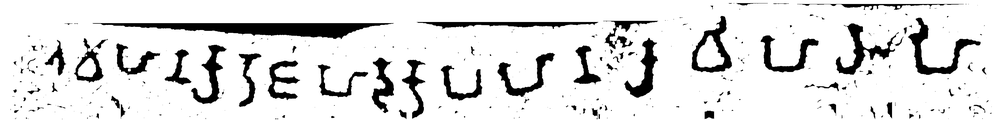
#> input picture data/module-1/images/cleaned_image.png, 1000 x 120 px, shrunk from 3501 x 420 before the run, found by its file name
$ python largerthansaved.py
#> lines starting #> are read from the running program, lines starting #| are printed output that depends on the picture; after the words box and inside, x2 and y2 are one past the last pixel; in counts of white or black regions, pixels touching at a corner belong together
import cv2 as cv
import numpy as np
import matplotlib.pyplot as plt
import os
from scipy.interpolate import splprep, splev

# Load the image in grayscale
image = cv.imread("./data/module-1/images/cleaned_image.png")
#> image is the input picture: shape (120, 1000, 3); min 0, max 255, mean 224
gray = cv.cvtColor(image, cv.COLOR_BGR2GRAY)

# Apply Noise Reduction & Thresholding
denoised = cv.fastNlMeansDenoising(gray, None, 30, 7, 21)
bilateral_filtered = cv.bilateralFilter(denoised, 9, 75, 75)
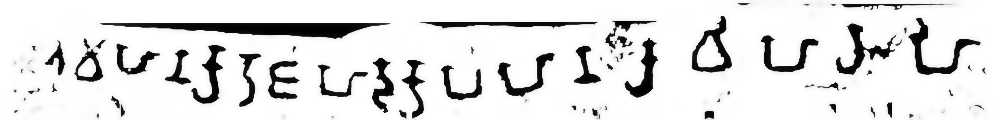
#> bilateral_filtered: shape (120, 1000); min 0, max 255, mean 224.9
_, binary = cv.threshold(bilateral_filtered, 0, 255, cv.THRESH_BINARY + cv.THRESH_OTSU)
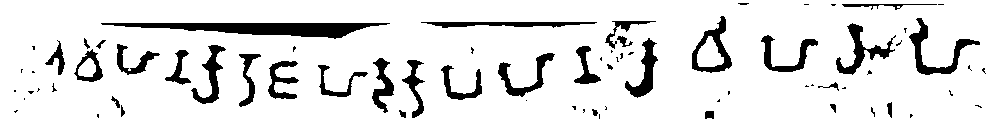
#> binary: shape (120, 1000); 88.3% white; 74 black regions (40 under 20 px), largest, box (x1, y1, x2, y2) and area: (101, 23, 390, 39) 2419, (909, 18, 980, 75) 925, (836, 23, 896, 75) 812

# Invert the binary image
binary_inverted = cv.bitwise_not(binary)

# Apply Dilation to connect broken parts of letters
kernel = np.ones((3, 3), np.uint8)
dilated = cv.dilate(binary_inverted, kernel, iterations=2)
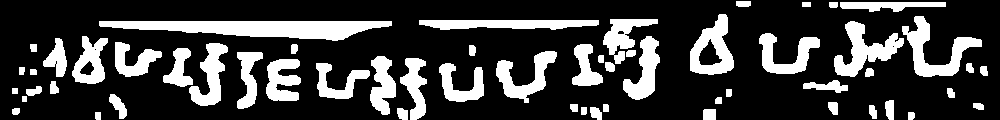
#> dilated: shape (120, 1000); 23.6% white; 58 white regions

# Find contours to detect the region of interest
contours, _ = cv.findContours(dilated, cv.RETR_EXTERNAL, cv.CHAIN_APPROX_SIMPLE)
#> contours = 58 contours; largest, box (x1, y1, x2, y2) and area: (99, 21, 392, 41) 3362, (690, 14, 734, 75) 1673, (902, 16, 982, 77) 1524, (834, 21, 904, 77) 1467, (419, 20, 599, 30) 1244

# Approximate the text baseline curve using the lowest contour points
contour_points = np.vstack([c[:, 0] for c in contours])  # Flatten contours
#> contour_points = 1887 pairs, first value 12 to 987, second value 1 to 119
contour_points = contour_points[contour_points[:, 0].argsort()]  # Sort by X-coordinates

# Fit a B-spline curve to the detected text baseline
tck, u = splprep([contour_points[:, 0], contour_points[:, 1]], s=50)
#> tck = 3 items; u = 1887 values from 0 to 1
new_x, new_y = splev(np.linspace(0, 1, 100), tck)  # Generate smooth curve
#> new_x = 100 values, max 987 at index 99, min 12 at index 0, mean 541.2; new_y = 100 values, max 119 at index 66, min 12.18 at index 85, mean 66.82

# Segment characters along the spline
char_bboxes = []  # Store character bounding boxes
for c in contours:
    x, y, w, h = cv.boundingRect(c)
    char_bboxes.append((x, y, w, h))
#> this loop made 58 passes
#> (x, y, w, h) on passes 1 to 12: (908, 112, 7, 8), (95, 112, 6, 8), (703, 109, 13, 11), (397, 108, 11, 12), (12, 108, 8, 7), (590, 107, 12, 13), (581, 107, 6, 8), (869, 105, 8, 14), (603, 104, 6, 8), (570, 104, 8, 8), (973, 103, 11, 7), (828, 102, 10, 13)
#> (c, x, y, w, h) on passes 15, 19, 57: ([[22, 96], [22, 101], [26, 101], [26, 96]], 22, 96, 5, 6), ([[12, 88], [12, 93], [17, 93], [17, 88]], 12, 88, 6, 6), ([[802, 2], [802, 6], [810, 6], [810, 2]], 802, 2, 9, 5)
#> after the loop, char_bboxes = 58 items, first 6: (908, 112, 7, 8), (95, 112, 6, 8), (703, 109, 13, 11), (397, 108, 11, 12), (12, 108, 8, 7), (590, 107, 12, 13)

# Sort character boxes based on spline alignment
char_bboxes = sorted(char_bboxes, key=lambda b: b[0])  # Sort left to right
#> char_bboxes = 58 items, first 6: (12, 108, 8, 7), (12, 88, 6, 6), (19, 67, 6, 8), (22, 96, 5, 6), (26, 86, 16, 10), (30, 69, 7, 6)

# Ensure output directory exists
output_dir = "cropped_characters"
os.makedirs(output_dir, exist_ok=True)

# Save only characters larger than 34x34
valid_char_bboxes = []
for idx, (x, y, w, h) in enumerate(char_bboxes):
    if w > 37 and h > 37:  # Check if character is larger than 34x34
        char_crop = binary[y:y+h, x:x+w]  # Crop the character region
        filename = os.path.join(output_dir, f"char_{idx+1}.png")
        cv.imwrite(filename, char_crop)
        valid_char_bboxes.append((x, y, w, h))  # Add valid bounding box
#> this loop made 58 passes
#> (x, y, w, h) on passes 1 to 12: (12, 108, 8, 7), (12, 88, 6, 6), (19, 67, 6, 8), (22, 96, 5, 6), (26, 86, 16, 10), (30, 69, 7, 6), (30, 44, 7, 8), (43, 38, 24, 39), (50, 81, 9, 13), (72, 36, 36, 48), (95, 112, 6, 8), (99, 21, 293, 20)
#> after the loop, valid_char_bboxes = [(189, 43, 39, 63), (439, 63, 45, 39), (496, 51, 61, 52), (603, 19, 55, 45), (690, 14, 44, 61), (759, 33, 61, 41), (834, 21, 70, 56), (902, 16, 80, 61)]

# Draw segmentation result
segmented_image = image.copy()
for (x, y, w, h) in valid_char_bboxes:
    cv.rectangle(segmented_image, (x, y), (x + w, y + h), (0, 255, 0), 2)
#> this loop made 8 passes
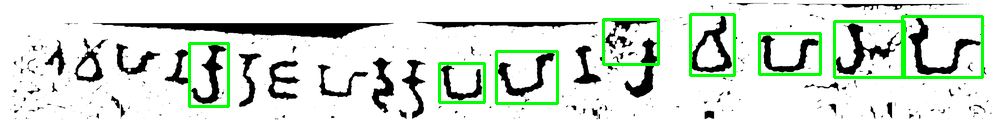
#> segmented_image: shape (120, 1000, 3); 4.28% of pixels changed, all inside (x1, y1, x2, y2) = (188, 13, 984, 108)

# Draw the fitted spline curve
for i in range(len(new_x) - 1):
    cv.line(segmented_image, (int(new_x[i]), int(new_y[i])), (int(new_x[i+1]), int(new_y[i+1])), (255, 0, 0), 2)
#> this loop made 99 passes
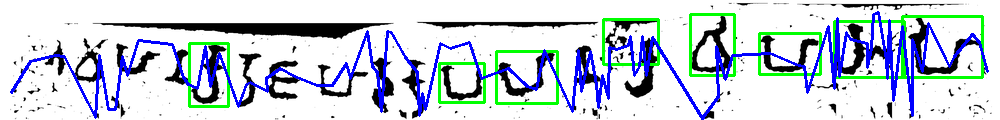
#> segmented_image: shape (120, 1000, 3); 7.56% of pixels changed, all inside (x1, y1, x2, y2) = (10, 11, 989, 120)

# Save and Display Results
cv.imwrite("segmented_characters.png", segmented_image)

plt.figure(figsize=(10, 6))
plt.imshow(cv.cvtColor(segmented_image, cv.COLOR_BGR2RGB))
plt.axis("off")
plt.title("Spline-Based Character Segmentation")
plt.show()

print(f"✅ {len(valid_char_bboxes)} characters were successfully saved in '{output_dir}'")
#| ✅ 8 characters were successfully saved in 'cropped_characters'

$ run again, with data/module-1/images/Testclear.png copied over data/module-1/images/cleaned_image.png
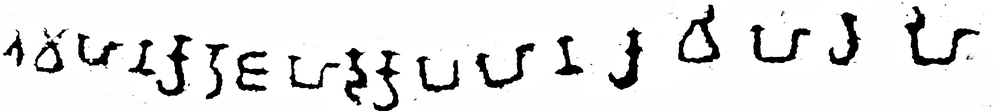
#> input picture data/module-1/images/Testclear.png, 1000 x 111 px, shrunk from 3354 x 372 before the run, found by its file name
#> image is the input picture: shape (111, 1000, 3); mean B, G, R 231, 231, 231
#> binary: shape (111, 1000); 90.8% white; 23 black regions (3 under 20 px), largest, box (x1, y1, x2, y2) and area: (904, 6, 980, 66) 994, (678, 5, 720, 63) 802, (608, 28, 643, 90) 751
#> `dilated = cv.dilate(binary_inverted, kernel, iterations=2)`:
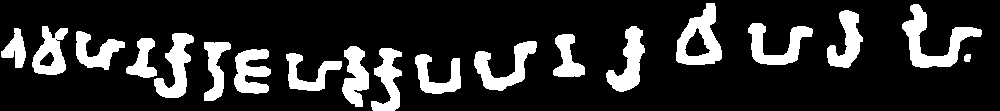
#> dilated: shape (111, 1000); 17.2% white; 19 white regions
#> contours = 19 contours; largest, box (x1, y1, x2, y2) and area: (676, 3, 722, 65) 1784, (902, 4, 982, 68) 1585, (474, 41, 537, 91) 1169, (606, 26, 645, 92) 1143, (154, 33, 194, 98) 1142
#> contour_points = 1312 pairs, first value 1 to 981, second value 3 to 110
#> tck = 3 items; u = 1312 values from 0 to 1
#> new_x = 100 values, max 981 at index 99, min 1 at index 0, mean 453.8; new_y = 100 values, max 95.95 at index 43, min 8.13 at index 90, mean 59.07
#> the loop `for c in contours:` made 19 passes
#> (x, y, w, h) on passes 1 to 8: (964, 54, 7, 8), (415, 54, 46, 40), (286, 53, 56, 38), (234, 49, 37, 45), (371, 48, 31, 63), (342, 46, 27, 61), (204, 42, 27, 59), (474, 41, 63, 50)
#> after the loop `for c in contours:`: char_bboxes = 19 items, first 6: (964, 54, 7, 8), (415, 54, 46, 40), (286, 53, 56, 38), (234, 49, 37, 45), (371, 48, 31, 63), (342, 46, 27, 61)
#> `char_bboxes = sorted(char_bboxes, key=lambda b: b[0])`: char_bboxes = 19 items, first 6: (1, 28, 25, 40), (32, 26, 36, 49), (76, 31, 49, 39), (126, 38, 31, 40), (154, 33, 40, 65), (204, 42, 27, 59)
#> the loop `for idx, (x, y, w, h) in enumerate(char_bboxes):` made 19 passes
#> after the loop `for idx, (x, y, w, h) in enumerate(char_bboxes):`: valid_char_bboxes = [(76, 31, 49, 39), (154, 33, 40, 65), (286, 53, 56, 38), (415, 54, 46, 40), (474, 41, 63, 50), (606, 26, 39, 66), (676, 3, 46, 62), (748, 23, 65, 42), (902, 4, 80, 64)]
#> the loop `for (x, y, w, h) in valid_char_bboxes:` made 9 passes
#> the loop `for i in range(len(new_x) - 1):` made 99 passes
#> after the loop `for i in range(len(new_x) - 1):`:
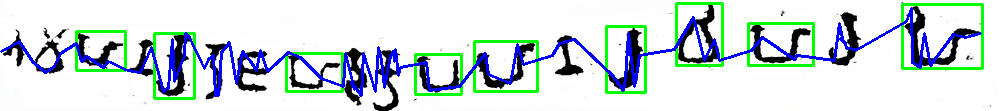
#> segmented_image: shape (111, 1000, 3); mean B, G, R 223.3, 220.8, 208.4
#| ✅ 9 characters were successfully saved in 'cropped_characters'

$ run again, with data/module-1/images/test4.png copied over data/module-1/images/cleaned_image.png
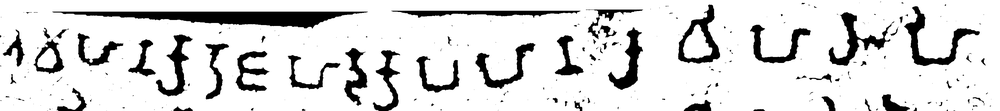
#> input picture data/module-1/images/test4.png, 1000 x 111 px, shrunk from 3354 x 372 before the run, found by its file name
#> image is the input picture: shape (111, 1000, 3); min 0, max 255, mean 219.2
#> binary: shape (111, 1000); 86.5% white; 61 black regions (27 under 20 px), largest, box (x1, y1, x2, y2) and area: (61, 12, 364, 28) 2544, (904, 6, 980, 66) 994, (829, 12, 891, 66) 865
#> `dilated = cv.dilate(binary_inverted, kernel, iterations=2)`:
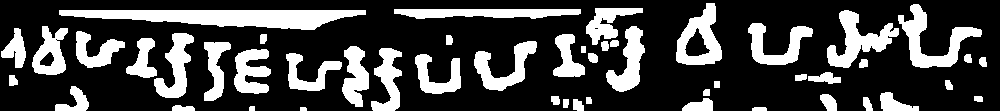
#> dilated: shape (111, 1000); 26.1% white; 50 white regions
#> contours = 50 contours, 2 with area under 20; largest, box (x1, y1, x2, y2) and area: (59, 10, 366, 30) 3546, (676, 3, 722, 65) 1784, (898, 4, 982, 68) 1624, (827, 10, 899, 68) 1532, (394, 9, 581, 19) 1270
#> contour_points = 1897 pairs, first value 1 to 986, second value 3 to 110
#> tck = 3 items; u = 1897 values from 0 to 1
#> new_x = 100 values, max 986 at index 99, min 1 at index 0, mean 501.2; new_y = 100 values, max 112.8 at index 84, min 0.738 at index 70, mean 56.82
#> the loop `for c in contours:` made 50 passes
#> (x, y, w, h) on passes 1 to 8: (752, 107, 15, 4), (300, 107, 7, 4), (249, 106, 6, 5), (172, 105, 23, 6), (573, 99, 11, 12), (563, 99, 6, 9), (682, 98, 31, 13), (863, 97, 10, 14)
#> after the loop `for c in contours:`: char_bboxes = 50 items, first 6: (752, 107, 15, 4), (300, 107, 7, 4), (249, 106, 6, 5), (172, 105, 23, 6), (573, 99, 11, 12), (563, 99, 6, 9)
#> `char_bboxes = sorted(char_bboxes, key=lambda b: b[0])`: char_bboxes = 50 items, first 6: (1, 28, 25, 40), (9, 75, 9, 11), (32, 26, 36, 49), (55, 86, 34, 25), (59, 10, 307, 20), (76, 31, 49, 37)
#> the loop `for idx, (x, y, w, h) in enumerate(char_bboxes):` made 50 passes
#> after the loop `for idx, (x, y, w, h) in enumerate(char_bboxes):`: valid_char_bboxes = [(154, 33, 40, 65), (286, 53, 56, 38), (415, 54, 46, 40), (474, 41, 63, 50), (606, 26, 39, 66), (676, 3, 46, 62), (748, 23, 65, 42), (827, 10, 72, 58), (898, 4, 84, 64)]
#> the loop `for (x, y, w, h) in valid_char_bboxes:` made 9 passes
#> the loop `for i in range(len(new_x) - 1):` made 99 passes
#> after the loop `for i in range(len(new_x) - 1):`:
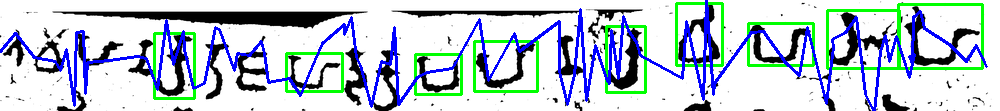
#> segmented_image: shape (111, 1000, 3); mean B, G, R 211.1, 202, 189.7
#| ✅ 9 characters were successfully saved in 'cropped_characters'
